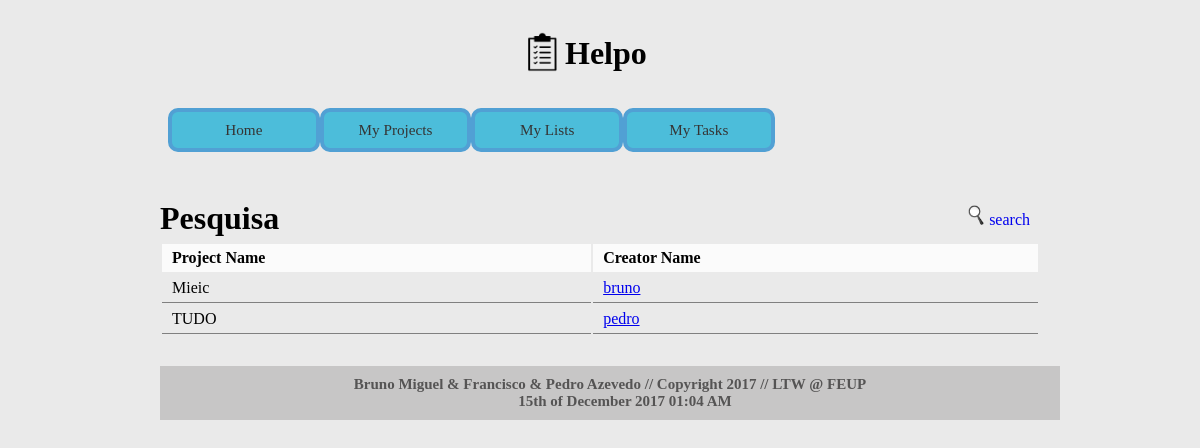
The app's page /home.php with its own data.
### tables this page shows
CREATE TABLE projects (
	project_id 		INTEGER PRIMARY KEY AUTOINCREMENT,
	project_name 	VARCHAR(50) NOT NULL,
	user_id 		INTEGER REFERENCES users
);

CREATE TABLE users (
	USER_ID  	INTEGER PRIMARY KEY AUTOINCREMENT,
	ROLE 		INTEGER,
	USERNAME 	VARCHAR(30) NOT NULL,
	PASSWORD 	VARCHAR(30) NOT NULL,
	EMAIL 		TEXT NOT NULL,
	FIRST_NAME	VARCHAR(30) NOT NULL,
	LAST_NAME 	VARCHAR(70) NOT NULL,
	BDAY		INTEGER NOT NULL,
	BMONTH		TEXT NOT NULL,
	BYEAR		INTEGER NOT NULL,
	IMG_NAME	TEXT
);

### home.php (called while the page is built, shortened)
<?php
$home_section = "home";
include_once('./templates/html_header.php');
include_once('./templates/html_home.php');
include_once('./templates/html_footer.php');
?>

### database/db.php (called while the page is built, shortened)
<?php
    class Database {
        private $database;
        public function __construct($sqlite_file_path) {
            try {
                $this->base_path = $_SERVER['SERVER_NAME'] . $_SERVER['PHP_SELF'];
                $this->database = new PDO('sqlite:' . $sqlite_file_path);
                $this->database->setAttribute(PDO::ATTR_ERRMODE, PDO::ERRMODE_EXCEPTION);
            }
            catch (PDOException $e) {
                echo 'Connection to database failed: ' . $e->getMessage();
            }
        }
        public function get_user_from_id($user_id) {
            $statement = $this->database->prepare('SELECT * FROM users WHERE USER_ID = ?');
            $statement->execute(array($user_id));
            return $statement->fetch();
        }
		public function get_projects() {
			$statement = $this->database->prepare('SELECT * FROM projects');
			$statement->execute();
			return $statement->fetchAll();
		}
    }
?>

### templates/html_home.php (the view, shortened to what this page needs)
<?
require_once('./database/db.php');
$db = new Database('./database/helpo.db');
$projects_list = $db->get_projects();
?>
<a href="#"><div class="button" id="search"><img src="./images/search-icon.png"/>search</div></a>
<div id="home">
<h1>Pesquisa</h1>
	<form>
	  <table class="list homelist" id="<? echo $home_section; ?>table">
		<tr>
		  <td>Project Name</td>
		  <td>Creator Name</td>
		</tr><?
		foreach ($projects_list as $project) {
		  echo '<tr>';
		  echo '<td><a id="' . $project['project_id'] . '">' . $project['project_name'] . '</a></td>';
		  $user = $db->get_user_from_id($project['user_id']);
		  echo '<td><a id="' . $user['USER_ID'] . '" href="profile_page.php?id=' .$user['USER_ID'] . '">' . $user['USERNAME'] . '</a></td>';
		  echo '</tr>';
		}
	?></table>
	</form>
</div>

### css/profile_header.css (style rules this page uses)
* { margin: 0px; font-family: Trebuchet MS; }
body { margin: 2em 10em 3em 10em; background-color: #eaeaea; position: relative; }
.button img { height: 20px; margin-right: 5px; }
.button { float: right; padding: 0px 10px; padding-top: 5px; vertical-align: top; }
.list { width: 100%; float: left; margin-top: 5px; }
.list tr td { padding: 5px 10px; }
.list tr:first-child td { font-weight: bold; background-color: rgba(255, 255, 255, 0.8); }
.list tr:not(:first-child) td { border-bottom: 1px gray solid; }

### records on screen
projects: project_name "Mieic", user.USERNAME "bruno"
projects: project_name "TUDO", user.USERNAME "pedro"
